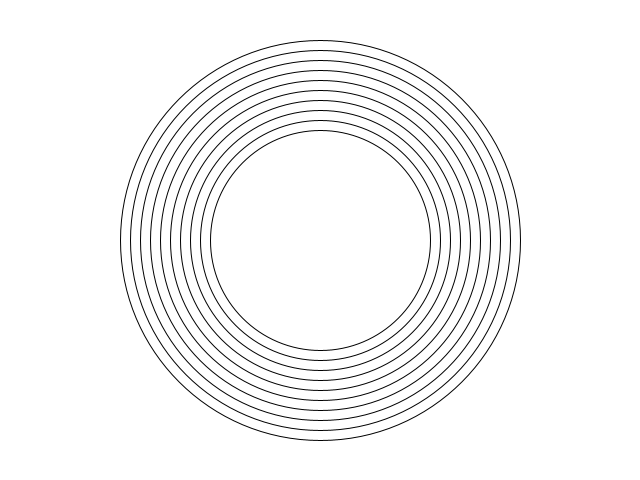
Frame 1 (no input)
Frame 60 (the mouse pressed at the canvas centre just before this capture): identical to frame 1, image omitted
Frame 120 (the mouse held since frame 60 and released just before this capture): identical to frame 1, image omitted

The Processing sketch that drew this single still picture (run headless with seeded random() and noise(); from frame 60 on, the mouse is pressed at the canvas centre):

// Processing sketch: ConcentricCircles
// ── ConcentricCircles.pde
// Concentric Circles


final int NUM_ITER = 10;
final int INIT_RADIUS = 200;
int startX;
int startY;
float radius = INIT_RADIUS;

void setup() {
  
  size(640, 480);
  startX = width/2;
  startY = height/2;

  ellipseMode(RADIUS);
  background(255, 255, 255);
  noFill();

  drawRings(radius);

}

void draw() {
}

void mousePressed() {
  startX = mouseX;
  startY = mouseY;
  drawRings(random(INIT_RADIUS/2,INIT_RADIUS));
  

}

void drawRings(float radius) {
  for (int i=0; i<NUM_ITER; i++) {
    circle(startX, startY, radius);
    radius = radius - 10;
  }
}
